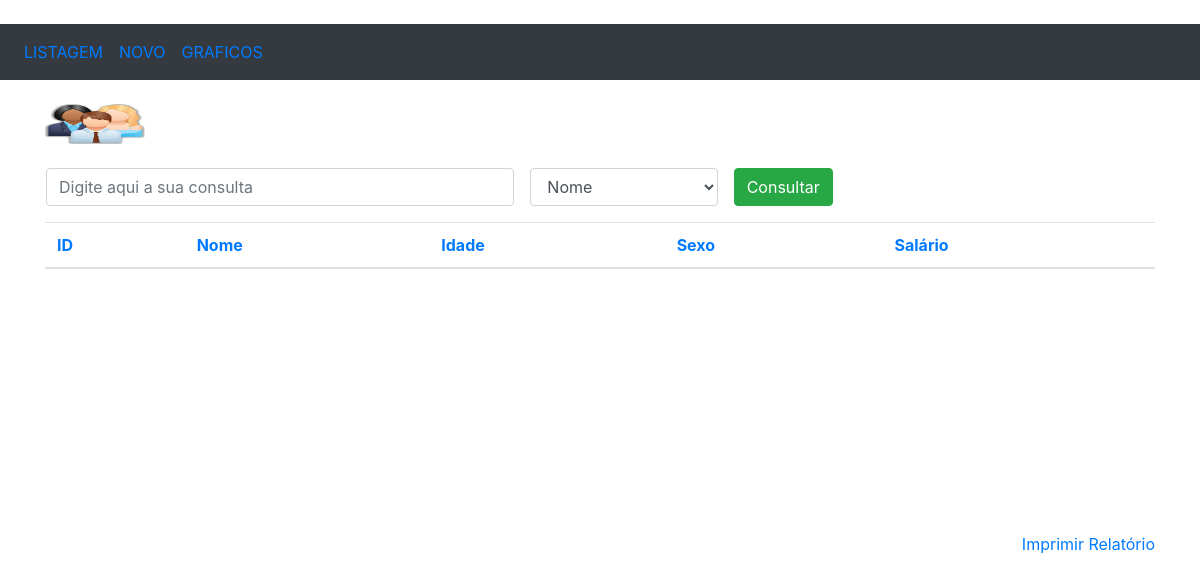
Before: / with the older database file.
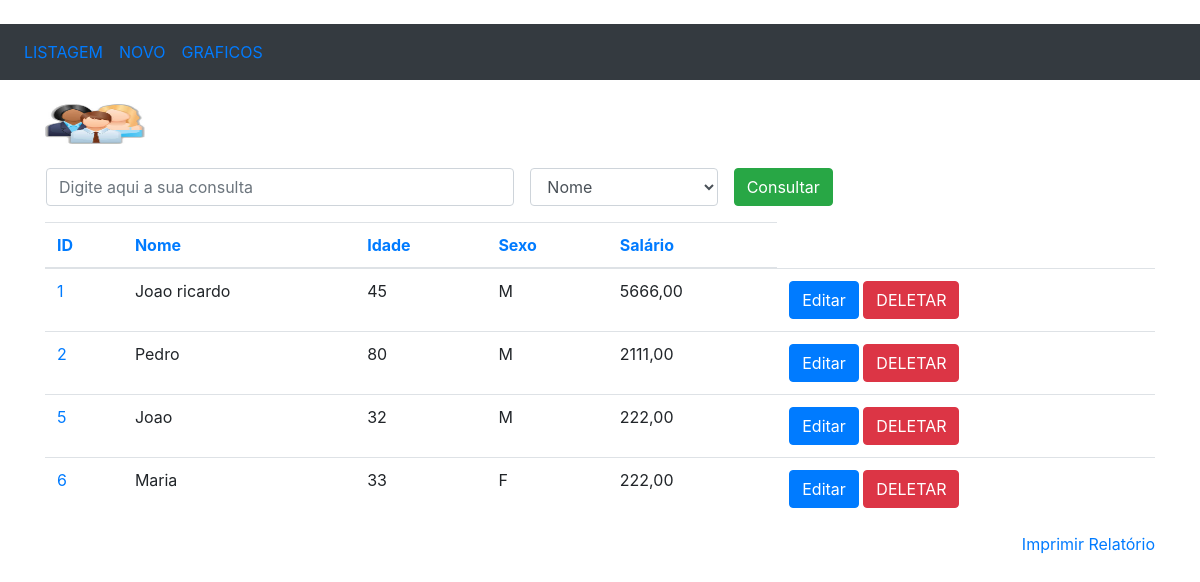
After: the same page with the newer database file.
### funcionarios/models.py (models this page shows, shortened)
class Pessoa(models.Model):
	nome = models.CharField(max_length=100)
	idade = models.IntegerField()
	sexo = models.CharField(max_length=1)
	salario = models.DecimalField(max_digits=7, decimal_places=2)

### funcionarios/views.py (the view)
# urls.py: path('', listagem),
def listagem(request):
	pessoas = Pessoa.objects.all()
	return render(request, 'listagem.html', {'pessoas': pessoas})

### funcionarios/templates/listagem.html (shortened to what this page needs)
﻿<!DOCTYPE html>
<html>
<head>
	<link rel="stylesheet" href="https://maxcdn.bootstrapcdn.com/bootstrap/4.3.1/css/bootstrap.min.css">
</head>
<body>
	<nav class="navbar navbar-expand-sm bg-dark">
		<ul class="navbar-nav">
			<li class="nav-item">
				<a class="nav-link" href="/listagem">LISTAGEM</a>
			</li>
			<li class="nav-item">
				<a class="nav-link" href="/insercao">NOVO</a>
			</li>
			<li class="nav-item">
				<a class="nav-link" href="/graficos">GRAFICOS</a>
			</li>
		</ul>
	</nav>
	<br>
	<div class="container">
		{% load static %}
		<img src="{% static 'img/logo.jpg' %}" style="width: 100px; height: 40px;">
		<br><br>
		<form action="/consulta/" method="POST" name="frm_consulta" class="ml-3">
			<div class="form-group">
				<div class="row">
					<input type="text" class="form-control col-md-5 mr-3" name="consulta"
					placeholder="Digite aqui a sua consulta">
					<select class="form-control col-md-2 mr-3" name="campo">
						<option value="nome">Nome</option>
					</select>
					<button type="submit" class="btn btn-success">Consultar</button>
				</div>
			</div>
		</form>
		<div style="overflow: scroll; height: 310px; width: 100%" align="center">
			<table class="table">
				<thead>
					<tr>
						<th><a href="ordenacao/id">ID</a></th>
						<th><a href="ordenacao/nome">Nome</a></th>
						<th><a href="ordenacao/idade">Idade</a></th>
						<th><a href="ordenacao/sexo">Sexo</a></th>
						<th><a href="ordenacao/salario">Salário</a></th>
					</tr>
				</thead>
				<tbody>
					{% for pessoa in pessoas %}
						<tr>
							<td nowrap="true">
								<a href="/selecao/{{pessoa.id}}">{{pessoa.id}}</a>
							</td>
							<td nowrap="true">{{pessoa.nome}}</td>
							<td nowrap="true">{{pessoa.idade}}</td>
							<td nowrap="true">{{pessoa.sexo}}</td>
							<td nowrap="true">
								{{pessoa.salario|floatformat:2}}
							</td>
							<td>
								<a href="/edicao/{{pessoa.id}}"
								class="btn btn-primary" role="button">
									Editar
								</a>
								<a href="/delecao/{{pessoa.id}}"
								class="btn btn-danger" role="button">
									DELETAR
								</a>
							</td>
						</tr>
					{% endfor %}
				</tbody>
			</table>
		</div>
		<a href="#" style="float: right;" onclick="relatorio()">Imprimir Relatório</a>
	</div>
</body>
</html>

Changed rows visible on the page:
added Pessoa: id "1", nome "Joao ricardo", idade "45", sexo "M", salario "5666,00"
added Pessoa: id "2", nome "Pedro", idade "80", sexo "M", salario "2111,00"
added Pessoa: id "5", nome "Joao", idade "32", sexo "M", salario "222,00"
added Pessoa: id "6", nome "Maria", idade "33", sexo "F", salario "222,00"
